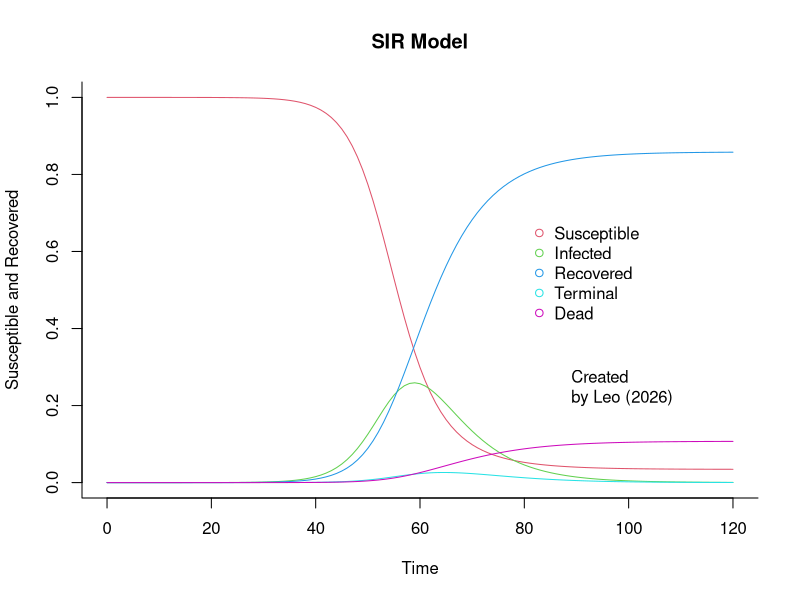

Reproduce this figure in R.

#############################
###
### SIR Model
### Extension of the model
###
### Leonard Mada

# Features:
# - added mortality:
#   T = terminal patients, D = dead;
# - m = mortality, mt = time to death;
#   [but NO birth-rate]
# - added higher-order interaction terms:
#  -- sv = super-virulence of terminal patients;
#  -- vi = interactions between virulence factors;
#  -- vc = cummulative virulence,
#     e.g. due to cummulative mutations acquired by the disease;

# - code based on:
#   https://archives.aidanfindlater.com/blog/2010/04/20/the-basic-sir-model-in-r/
#   http://rstudio-pubs-static.s3.amazonaws.com/6852_c59c5a2e8ea3456abbeb017185de603e.html
# - model extended by LM;

##########

# install.packages("deSolve")

library(deSolve)


### Solve SIR
solve.sir = function(sir.f, init, parameters, times) {
	## Solve using ode (General Solver for Ordinary Differential Equations)
	out <- ode(y = init, times = times, func = sir.f, parms = parameters)
	## change to data frame
	out <- as.data.frame(out)
	## Delete time variable
	out$time <- NULL
	return(out)
}

### Plot SIR
plot.sir = function(y, times, legend.xy=c(max(times)*2/3, 0.7)) {
	matplot(x = times, y = y, type = "l",
        xlab = "Time", ylab = "Susceptible and Recovered", main = "SIR Model",
        lwd = 1, lty = 1, bty = "l", col = 2:6)

	## Add legend
	legend(legend.xy[1], legend.xy[2], c("Susceptible", "Infected", "Recovered", "Terminal", "Dead"),
		pch = 1, col = 2:6, bty = "n")
}
plot.leo = function(x=NA, y=0.25, end.time=NA, adj=0, addYear=TRUE) {
	# critical function for anyone wanting to publish in Nature
	str = "Created\nby Leo"
	if(addYear) {
		str = paste(str, " (", format(Sys.Date(), "%Y"), ")", sep="", collapse="")
	}
	if( is.na(x) && ! is.na(end.time) ) {
		x = end.time*2/3 + 9
	}
	text(x, y, str, adj=adj)
}

### Create an SIR function
sir <- function(time, state, parameters) {
  with(as.list(c(state, parameters)), {

    dS = -beta * S * I - sv * S * T - vi * S * T^2 - vc * S * T * D
    dI =  beta * S * I - gamma * I - m * I + sv * S * T + vi * S * T^2 + vc * S * T * D 
    dR =  gamma * I
	dT = m * I - mt * T
	dD = mt * T

    return(list(c(dS, dI, dR, dT, dD)))
  })
}

### Set parameters

## Proportion in each compartment:
# Susceptible = 0.999999;
# Infected = 0.000001;
# Recovered = 0;
init = c(S = 1-1e-6, I = 1e-6, R = 0.0, T = 0.0, D = 0.0)

## beta: infection parameter;
## gamma: recovery parameter;
beta = 1.4247 / 4
gamma = 0.14286
#
parameters = c(beta = beta, gamma = gamma, sv = 3*beta,
	vi = 2, vc = 10,
	m = gamma * 10000/80000, mt = gamma)
## Time frame
end.time = 120 # 70
times = seq(0, end.time, by = 1)


## Solve using ode
out = solve.sir(sir, init, parameters, times)
head(out, 10)


#############

# png(file="SIR.AdvancedModel.png", bg ="white", pointsize=15)

plot.sir(out, times, legend.xy=c(end.time*2/3, 0.7))
# essential function for any scientific publishing
plot.leo(end.time=end.time)

# dev.off()
